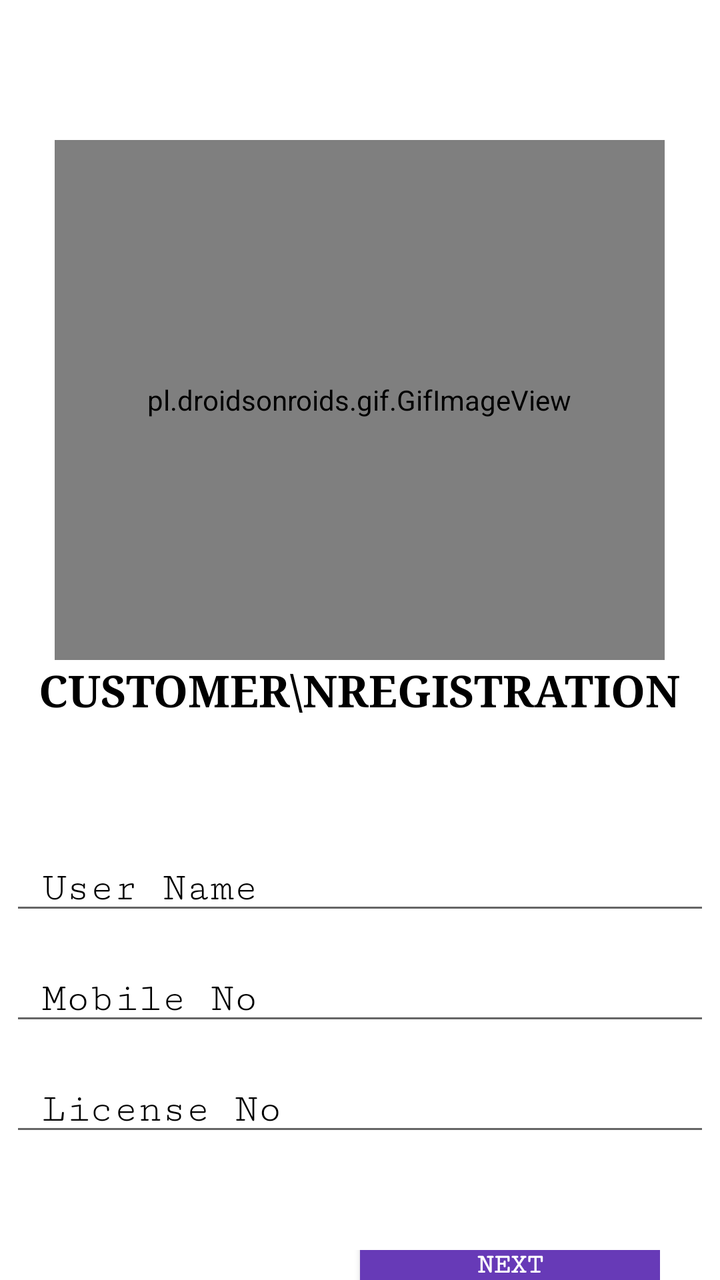
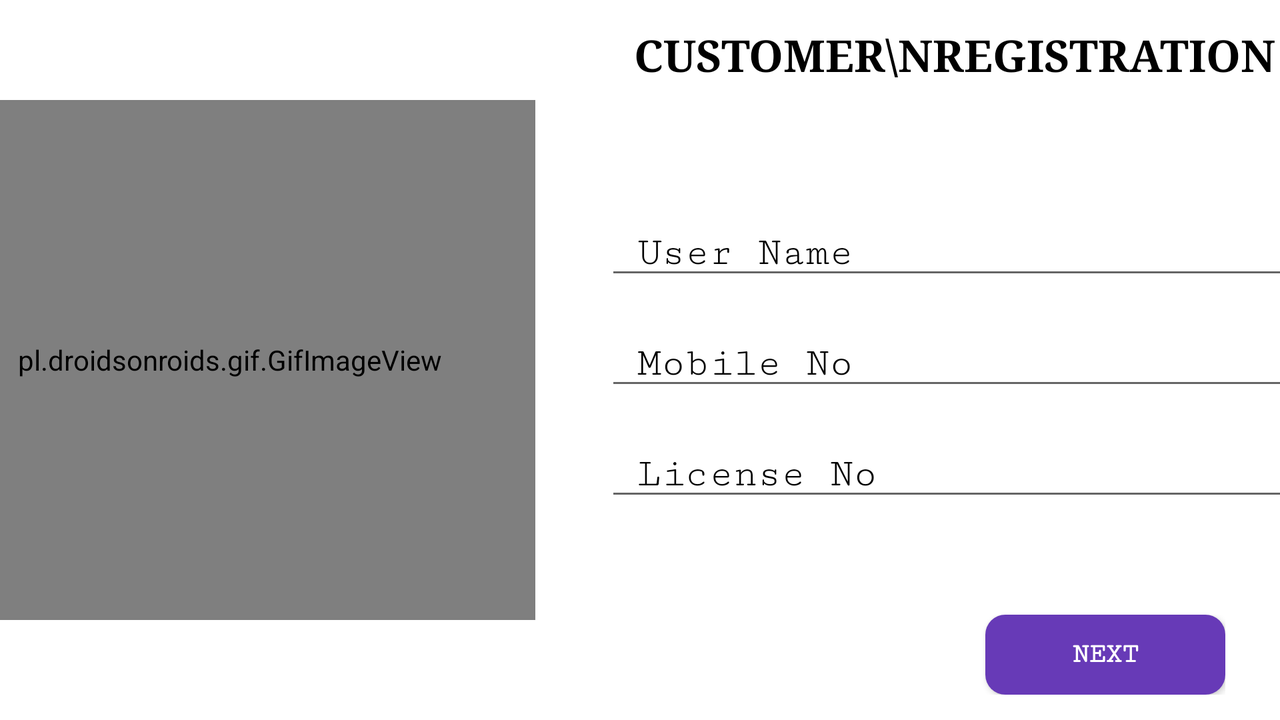

First picture: res/layout/ on a phone held upright. Second picture: the repository's own variant of that layout, on a device whose configuration matches the variant's folder. Source for both follows.
<!-- AndroidManifest.xml: application theme AppTheme -->
<!-- res/layout/activity_customer_register_page.xml -->
<?xml version="1.0" encoding="utf-8"?>
<LinearLayout xmlns:android="http://schemas.android.com/apk/res/android"
    xmlns:app="http://schemas.android.com/apk/res-auto"
    xmlns:tools="http://schemas.android.com/tools"
    android:layout_width="match_parent"
    android:layout_height="match_parent"
    android:orientation="vertical"
    android:background="@color/textColorDayWhite"
    android:paddingTop="70dp"
    tools:context=".CustomerRegisterPage">


    <pl.droidsonroids.gif.GifImageView
        android:layout_width="305dp"
        android:layout_height="260dp"
        android:layout_gravity="center"
        android:src="@drawable/customer_regg" />

    <TextView
        android:layout_width="wrap_content"
        android:layout_height="wrap_content"
        android:layout_marginTop="0dp"
        android:text="Customer\nREGISTRATION"
        android:textSize="22dp"
        android:gravity="center"
        android:layout_gravity="center"
        android:textAllCaps="true"
        android:textColor="@color/textColorDayBlack"
        android:textStyle="bold"
        android:fontFamily="serif" />

    <ViewFlipper
        android:id="@+id/viewFlipper"
        android:layout_width="fill_parent"
        android:layout_height="245dp">

        <LinearLayout
            android:layout_width="350dp"
            android:layout_height="wrap_content"
            android:layout_gravity="center"
            android:orientation="vertical">

            <com.google.android.material.textfield.TextInputLayout
                android:layout_width="match_parent"
                android:layout_height="wrap_content"
                android:layout_marginTop="20dp"
                android:focusable="true"
                android:focusableInTouchMode="true"
                android:textColorHint="@color/textColorDayBlack">

                <EditText

                    android:id="@+id/cUserName"
                    android:layout_width="match_parent"
                    android:layout_height="wrap_content"
                    android:ems="10"
                    android:fontFamily="serif-monospace"
                    android:hint=" User Name"
                    android:inputType="text"
                    android:textSize="20sp" />

            </com.google.android.material.textfield.TextInputLayout>

            <com.google.android.material.textfield.TextInputLayout
                android:layout_width="match_parent"
                android:layout_height="wrap_content"
                android:layout_marginTop="5dp"
                android:focusable="true"
                android:focusableInTouchMode="true"
                android:textColorHint="@color/textColorDayBlack">

                <EditText

                    android:id="@+id/cMobile"
                    android:layout_width="match_parent"
                    android:layout_height="wrap_content"
                    android:ems="10"
                    android:fontFamily="serif-monospace"
                    android:hint=" Mobile No"
                    android:inputType="number"
                    android:textSize="20sp" />

            </com.google.android.material.textfield.TextInputLayout>

            <com.google.android.material.textfield.TextInputLayout
                android:layout_width="match_parent"
                android:layout_height="wrap_content"
                android:layout_marginTop="5dp"
                android:focusable="true"
                android:focusableInTouchMode="true"
                android:textColorHint="@color/textColorDayBlack">

                <EditText

                    android:id="@+id/cLicenseNo"
                    android:layout_width="match_parent"
                    android:layout_height="wrap_content"
                    android:ems="10"
                    android:fontFamily="serif-monospace"
                    android:hint=" License No"
                    android:inputType="text"
                    android:textSize="20sp" />

            </com.google.android.material.textfield.TextInputLayout>
        </LinearLayout>

        <LinearLayout
            android:layout_width="350dp"
            android:layout_height="wrap_content"
            android:layout_gravity="center"
            android:orientation="vertical">

            <com.google.android.material.textfield.TextInputLayout
                android:layout_width="match_parent"
                android:layout_height="wrap_content"
                android:layout_marginTop="5dp"
                android:focusable="true"
                android:focusableInTouchMode="true"
                android:textColorHint="@color/textColorDayBlack">

                <EditText

                    android:id="@+id/cEmail"
                    android:layout_width="match_parent"
                    android:layout_height="wrap_content"
                    android:ems="10"
                    android:fontFamily="serif-monospace"
                    android:hint=" Valid Email"
                    android:inputType="textEmailAddress"
                    android:textSize="20sp" />

            </com.google.android.material.textfield.TextInputLayout>

            <com.google.android.material.textfield.TextInputLayout
                android:layout_width="match_parent"
                android:layout_height="wrap_content"
                android:layout_marginTop="5dp"
                android:focusable="true"
                android:focusableInTouchMode="true"
                android:textColorHint="@color/textColorDayBlack"
                app:passwordToggleEnabled="true">

                <EditText

                    android:id="@+id/cPassword"
                    android:layout_width="match_parent"
                    android:layout_height="wrap_content"
                    android:ems="10"
                    android:fontFamily="serif-monospace"
                    android:hint=" Password"
                    android:inputType="textPassword"
                    android:textSize="20sp" />

            </com.google.android.material.textfield.TextInputLayout>

            <com.google.android.material.textfield.TextInputLayout
                android:layout_width="match_parent"
                android:layout_height="wrap_content"
                android:layout_marginTop="5dp"
                android:focusable="true"
                android:focusableInTouchMode="true"
                android:textColorHint="@color/textColorDayBlack"
                app:passwordToggleEnabled="true">

                <EditText

                    android:id="@+id/cConfirmPassword"
                    android:layout_width="match_parent"
                    android:layout_height="wrap_content"
                    android:ems="10"
                    android:fontFamily="serif-monospace"
                    android:hint=" Confirm Password"
                    android:inputType="textPassword"
                    android:textSize="20sp" />

            </com.google.android.material.textfield.TextInputLayout>


            <Spinner
                android:id="@+id/vehicleInfoDropDown"
                android:layout_width="match_parent"
                android:layout_height="50dp"
                android:layout_marginTop="10dp"
                android:drawSelectorOnTop="true"
                android:fontFamily="serif-monospace"
                android:singleLine="true"
                android:textColor="@color/cardview_dark_background" />
        </LinearLayout>

    </ViewFlipper>

    <LinearLayout
        android:layout_marginTop="20dp"
        android:layout_gravity="center"
        android:layout_width="wrap_content"
        android:layout_height="wrap_content"
        android:orientation="horizontal">

        <Button
            android:visibility="gone"
        android:id="@+id/preBtn"
        android:layout_width="150dp"
        android:layout_height="50dp"
        android:layout_gravity="center"
        android:text="back"
        android:textAllCaps="true"
        android:elevation="30dp"
        android:foreground="?android:attr/selectableItemBackground"
        android:background="@drawable/button_background"
        android:fontFamily="serif-monospace"
        android:textColor="@color/textColorDayWhite"
        android:textStyle="bold"/>

        <Button
            android:visibility="visible"
            android:id="@+id/nextBtn"
            android:layout_width="150dp"
            android:layout_height="50dp"
            android:layout_marginLeft="150dp"
            android:layout_gravity="center"
            android:text="Next"
            android:textAllCaps="true"
            android:elevation="30dp"
            android:foreground="?android:attr/selectableItemBackground"
            android:background="@drawable/button_background"
            android:fontFamily="serif-monospace"
            android:textColor="@color/textColorDayWhite"
            android:textStyle="bold"/>

        <Button
            android:visibility="gone"
            android:id="@+id/submitBtn"
            android:layout_width="150dp"
            android:layout_height="50dp"
            android:layout_marginLeft="40dp"
            android:layout_gravity="center"
            android:text="Submit"
            android:textAllCaps="true"
            android:elevation="30dp"
            android:foreground="?android:attr/selectableItemBackground"
            android:background="@drawable/button_background"
            android:fontFamily="serif-monospace"
            android:textColor="@color/textColorDayWhite"
            android:textStyle="bold"/></LinearLayout>

</LinearLayout>
<!-- resources referenced by this layout -->
<resources>
  <color name="textColorDayBlack">#000000</color>
  <color name="textColorDayWhite">#FFFFFF</color>
  <!-- drawable button_background (drawable) -->
  <?xml version="1.0" encoding="utf-8"?>
  <shape xmlns:android="http://schemas.android.com/apk/res/android"
      android:shape="rectangle">
  
      <solid android:color="@color/btnColorAccent"/>
      <corners android:radius="10dp"/>
      <size android:height="8dp"
          android:width="20dp"/>
  
  </shape>
  <style name="AppTheme" parent="Theme.AppCompat.DayNight.NoActionBar">
          
          <item name="colorPrimary">@color/colorPrimary</item>
          <item name="colorPrimaryDark">@color/colorPrimaryDark</item>
          <item name="colorAccent">@color/themeColorThree</item>
      </style>
  <color name="btnColorAccent">#673AB7</color>
  <color name="colorPrimary">#673AB7</color>
  <color name="colorPrimaryDark">#673AB7</color>
  <color name="themeColorThree">#673AB7</color>
</resources>
<!-- res/layout-land/activity_customer_register_page.xml (the author's variant of the layout above) -->
<!-- drawn on the phone turned sideways -->
<?xml version="1.0" encoding="utf-8"?>
<LinearLayout xmlns:android="http://schemas.android.com/apk/res/android"
    xmlns:app="http://schemas.android.com/apk/res-auto"
    xmlns:tools="http://schemas.android.com/tools"
    android:layout_width="match_parent"
    android:layout_height="match_parent"
    android:orientation="vertical"
    android:layout_gravity="center"
    android:background="@color/textColorDayWhite"
    tools:context=".CustomerRegisterPage">

    <LinearLayout
        android:gravity="center"
        android:layout_gravity="center"
        android:layout_width="match_parent"
        android:layout_height="match_parent"
        android:orientation="horizontal">
        <LinearLayout
            android:layout_gravity="center"
            android:layout_width="wrap_content"
            android:layout_height="wrap_content"
            android:orientation="vertical">

            <pl.droidsonroids.gif.GifImageView
                android:layout_width="305dp"
                android:layout_height="260dp"
                android:layout_gravity="center"
                android:src="@drawable/customer_regg" />
        </LinearLayout>

        <LinearLayout
            android:layout_marginLeft="10dp"
            android:layout_gravity="center"
            android:layout_width="400dp"
            android:layout_height="wrap_content"
            android:orientation="vertical">
            <TextView
                android:layout_width="wrap_content"
                android:layout_height="wrap_content"
                android:text="Customer\nREGISTRATION"
                android:textSize="22dp"
                android:gravity="center"
                android:layout_gravity="center"
                android:textAllCaps="true"
                android:textColor="@color/textColorDayBlack"
                android:textStyle="bold"
                android:fontFamily="serif" />

            <ViewFlipper
                android:layout_gravity="center"
                android:id="@+id/viewFlipper"
                android:layout_width="360dp"
                android:layout_height="245dp">

                <LinearLayout
                    android:layout_width="350dp"
                    android:layout_height="wrap_content"
                    android:layout_gravity="center"
                    android:orientation="vertical">

                    <com.google.android.material.textfield.TextInputLayout
                        android:layout_width="match_parent"
                        android:layout_height="wrap_content"
                        android:layout_marginTop="20dp"
                        android:focusable="true"
                        android:focusableInTouchMode="true"
                        android:textColorHint="@color/textColorDayBlack">

                        <EditText

                            android:id="@+id/cUserName"
                            android:layout_width="match_parent"
                            android:layout_height="wrap_content"
                            android:ems="10"
                            android:fontFamily="serif-monospace"
                            android:hint=" User Name"
                            android:inputType="text"
                            android:textSize="20sp" />

                    </com.google.android.material.textfield.TextInputLayout>

                    <com.google.android.material.textfield.TextInputLayout
                        android:layout_width="match_parent"
                        android:layout_height="wrap_content"
                        android:layout_marginTop="5dp"
                        android:focusable="true"
                        android:focusableInTouchMode="true"
                        android:textColorHint="@color/textColorDayBlack">

                        <EditText

                            android:id="@+id/cMobile"
                            android:layout_width="match_parent"
                            android:layout_height="wrap_content"
                            android:ems="10"
                            android:fontFamily="serif-monospace"
                            android:hint=" Mobile No"
                            android:inputType="number"
                            android:textSize="20sp" />

                    </com.google.android.material.textfield.TextInputLayout>

                    <com.google.android.material.textfield.TextInputLayout
                        android:layout_width="match_parent"
                        android:layout_height="wrap_content"
                        android:layout_marginTop="5dp"
                        android:focusable="true"
                        android:focusableInTouchMode="true"
                        android:textColorHint="@color/textColorDayBlack">

                        <EditText

                            android:id="@+id/cLicenseNo"
                            android:layout_width="match_parent"
                            android:layout_height="wrap_content"
                            android:ems="10"
                            android:fontFamily="serif-monospace"
                            android:hint=" License No"
                            android:inputType="text"
                            android:textSize="20sp" />

                    </com.google.android.material.textfield.TextInputLayout>
                </LinearLayout>

                <LinearLayout
                    android:layout_width="350dp"
                    android:layout_height="wrap_content"
                    android:layout_gravity="center"
                    android:orientation="vertical">

                    <com.google.android.material.textfield.TextInputLayout
                        android:layout_width="match_parent"
                        android:layout_height="wrap_content"
                        android:layout_marginTop="5dp"
                        android:focusable="true"
                        android:focusableInTouchMode="true"
                        android:textColorHint="@color/textColorDayBlack">

                        <EditText

                            android:id="@+id/cEmail"
                            android:layout_width="match_parent"
                            android:layout_height="wrap_content"
                            android:ems="10"
                            android:fontFamily="serif-monospace"
                            android:hint=" Valid Email"
                            android:inputType="textEmailAddress"
                            android:textSize="20sp" />

                    </com.google.android.material.textfield.TextInputLayout>

                    <com.google.android.material.textfield.TextInputLayout
                        android:layout_width="match_parent"
                        android:layout_height="wrap_content"
                        android:layout_marginTop="5dp"
                        android:focusable="true"
                        android:focusableInTouchMode="true"
                        android:textColorHint="@color/textColorDayBlack"
                        app:passwordToggleEnabled="true">

                        <EditText

                            android:id="@+id/cPassword"
                            android:layout_width="match_parent"
                            android:layout_height="wrap_content"
                            android:ems="10"
                            android:fontFamily="serif-monospace"
                            android:hint=" Password"
                            android:inputType="textPassword"
                            android:textSize="20sp" />

                    </com.google.android.material.textfield.TextInputLayout>

                    <com.google.android.material.textfield.TextInputLayout
                        android:layout_width="match_parent"
                        android:layout_height="wrap_content"
                        android:layout_marginTop="5dp"
                        android:focusable="true"
                        android:focusableInTouchMode="true"
                        android:textColorHint="@color/textColorDayBlack"
                        app:passwordToggleEnabled="true">

                        <EditText

                            android:id="@+id/cConfirmPassword"
                            android:layout_width="match_parent"
                            android:layout_height="wrap_content"
                            android:ems="10"
                            android:fontFamily="serif-monospace"
                            android:hint=" Confirm Password"
                            android:inputType="textPassword"
                            android:textSize="20sp" />

                    </com.google.android.material.textfield.TextInputLayout>


                    <Spinner
                        android:id="@+id/vehicleInfoDropDown"
                        android:layout_width="match_parent"
                        android:layout_height="50dp"
                        android:drawSelectorOnTop="true"
                        android:fontFamily="serif-monospace"
                        android:singleLine="true"
                        android:textColor="@color/cardview_dark_background" />
                </LinearLayout>

            </ViewFlipper>

            <LinearLayout
                android:layout_marginTop="20dp"
                android:layout_gravity="center"
                android:layout_width="wrap_content"
                android:layout_height="wrap_content"
                android:orientation="horizontal">

                <Button
                    android:foreground="?android:attr/selectableItemBackground"
                    android:visibility="gone"
                    android:id="@+id/preBtn"
                    android:layout_width="100dp"
                    android:layout_height="40dp"
                    android:layout_gravity="center"
                    android:text="back"
                    android:textAllCaps="true"
                    android:elevation="30dp"
                    android:background="@drawable/button_background"
                    android:fontFamily="serif-monospace"
                    android:textColor="@color/textColorDayWhite"
                    android:textStyle="bold"/>

                <Button
                    android:foreground="?android:attr/selectableItemBackground"
                    android:visibility="visible"
                    android:id="@+id/nextBtn"
                    android:layout_width="120dp"
                    android:layout_height="40dp"
                    android:layout_marginLeft="150dp"
                    android:layout_gravity="center"
                    android:text="Next"
                    android:textAllCaps="true"
                    android:elevation="30dp"
                    android:background="@drawable/button_background"
                    android:fontFamily="serif-monospace"
                    android:textColor="@color/textColorDayWhite"
                    android:textStyle="bold"/>

                <Button
                    android:foreground="?android:attr/selectableItemBackground"
                    android:visibility="gone"
                    android:id="@+id/submitBtn"
                    android:layout_width="100dp"
                    android:layout_height="40dp"
                    android:layout_marginLeft="40dp"
                    android:layout_gravity="center"
                    android:text="Sumbit"
                    android:textAllCaps="true"
                    android:elevation="30dp"
                    android:background="@drawable/button_background"
                    android:fontFamily="serif-monospace"
                    android:textColor="@color/textColorDayWhite"
                    android:textStyle="bold"/></LinearLayout>

        </LinearLayout>

    </LinearLayout>
</LinearLayout>
